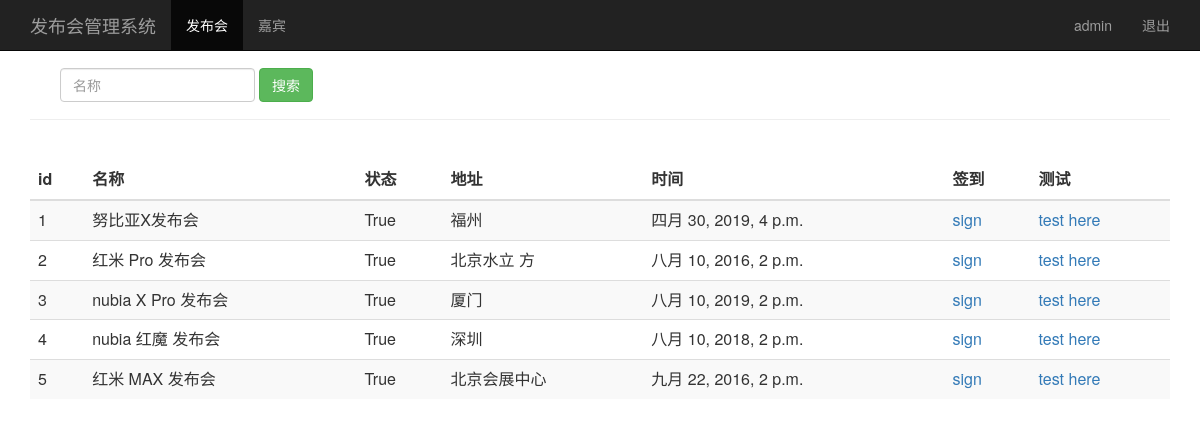
The page /event_manage/ (signed in) on the database its author committed.
### sign/models.py (models this page shows, shortened)
class Event(models.Model):
    name = models.CharField(max_length=100)            # 发布会标题
    limit = models.IntegerField()                      # 参加人数
    status = models.BooleanField()                     # 状态（0关闭，1开启）
    address = models.CharField(max_length=200)         # 地址
    start_time = models.DateTimeField('events time')                # 发布会时间
    create_time = models.DateTimeField(auto_now=True)  # 创建时间(自动获取当前时间)

### sign/views.py (the view)
# urls.py: path('event_manage/',views.event_manage),
@login_required    # 关窗，无法直接访问登录成功的页面（在浏览器地址栏直接回车访问event_manage）
def event_manage(request):
    event_list = Event.objects.all()
    username = request.session.get('user', '')
    return render(request, "event_manage.html", {"user":username, "events":event_list})

### sign/templates/event_manage.html (shortened to what this page needs)
<html lang="zh-CN">
  <head>
      {% load bootstrap3 %}
      {% bootstrap_css %}
  </head>
  <body role="document">
    <nav class="navbar navbar-inverse navbar-fixed-top">
      <div class="container">
        <div class="navbar-header">
          <a class="navbar-brand" href="/event_manage/">发布会管理系统</a>
        </div>
        <div id="navbar" class="collapse navbar-collapse">
          <ul class="nav navbar-nav">
            <li class="active"><a href="#">发布会</a></li>
            <li><a href="/guest_manage/">嘉宾</a></li>
          </ul>
          <ul class="nav navbar-nav navbar-right">
           <li><a href="#">{{user}}</a></li>
           <li><a href="/logout_action/">退出</a></li>
         </ul>
        </div>
      </div>
    </nav>
    <div class="container theme-showcase" role="main">
      <div class="page-header">
        <div id="navbar" class="navbar-collapse collapse">
            <br />
          <form class="navbar-form" method="get" action="/search_name/">
            <div class="form-group">
              <input name="name" type="text" placeholder="名称" class="form-control">
            </div>
            <button type="submit" class="btn btn-success">搜索</button>
          </form>
        </div>
      </div>
      <font color="red">{{ hint }}</font><br>
      <div class="row">
        <div class="col-md-6" style="width: 100%">
          <table class="table table-striped">
            <thead>
              <tr>
                <th>id</th>
                <th>名称</th>
                <th>状态</th>
                <th>地址</th>
                <th>时间</th>
                <th>签到</th>
                <th>测试</th>
              </tr>
            </thead>
            <tbody>
              {% for event in events %}
                <tr>
                  <td>{{ event.id }}</td>
                  <td>{{ event.name }}</td>
                  <td>{{ event.status }}</td>
                  <td>{{ event.address }}</td>
                  <td>{{ event.start_time }}</td>
                  <td><a href="/sign_index/{{ event.id }}/"  target="{{ event.id }}_blank">sign</a></td>
                  <td><a href="/sign_index2/{{ event.id }}/"  target="{{ event.id }}_blank">test here</a></td>
                </tr>
             {% endfor %}
            </tbody>
          </table>
        </div>
      </div>
    </div>
  </body>
</html>

### rows shown on the page
Event: id "1", name "努比亚X发布会", status "True", address "福州", start_time "四月 30, 2019, 4 p.m."
Event: id "2", name "红米 Pro 发布会", status "True", address "北京水立 方", start_time "八月 10, 2016, 2 p.m."
Event: id "3", name "nubia X Pro 发布会", status "True", address "厦门", start_time "八月 10, 2019, 2 p.m."
Event: id "4", name "nubia 红魔 发布会", status "True", address "深圳", start_time "八月 10, 2018, 2 p.m."
Event: id "5", name "红米 MAX 发布会", status "True", address "北京会展中心", start_time "九月 22, 2016, 2 p.m."

### other values the page prints
{{ user }} "admin"
